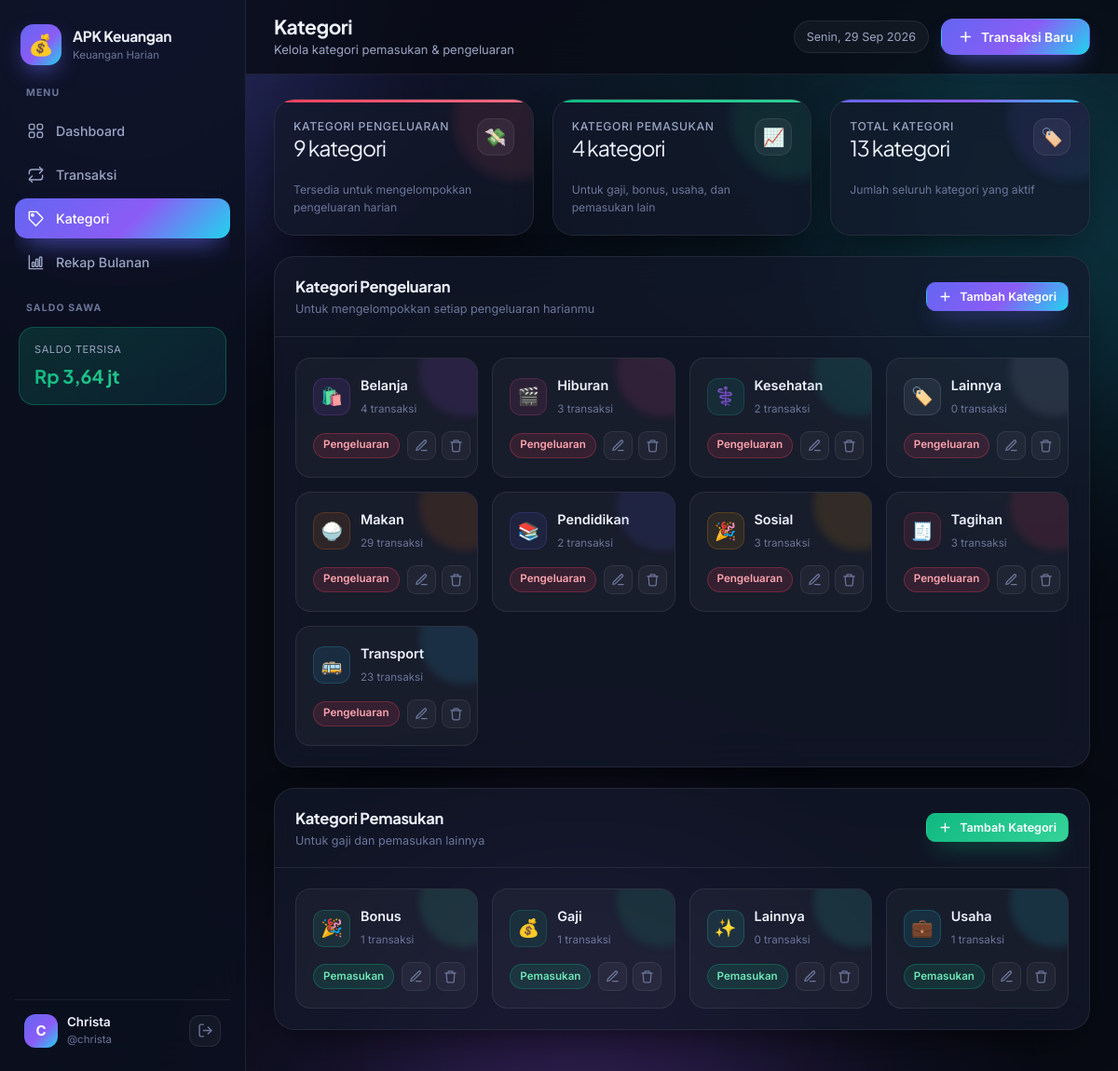
The app's page /index.php?page=kategori (signed in) with its own data.
### tables this page shows
CREATE TABLE `kategori` (
  `id`         INT UNSIGNED NOT NULL AUTO_INCREMENT,
  `user_id`    INT UNSIGNED NOT NULL,
  `nama`       VARCHAR(50)  NOT NULL,
  `ikon`       VARCHAR(20)  NOT NULL DEFAULT '🏷️',
  `warna`      CHAR(7)      NOT NULL DEFAULT '#6366f1',
  `jenis`      ENUM('masuk','keluar') NOT NULL DEFAULT 'keluar',
  `is_active`  TINYINT(1)   NOT NULL DEFAULT 1,
  `created_at` TIMESTAMP    NOT NULL DEFAULT CURRENT_TIMESTAMP,
  PRIMARY KEY (`id`),
  KEY `idx_kategori_user` (`user_id`, `jenis`),
  CONSTRAINT `fk_kategori_user`
    FOREIGN KEY (`user_id`) REFERENCES `users` (`id`)
    ON DELETE CASCADE ON UPDATE CASCADE
);

### includes/functions.php (called while the page is built, shortened)
<?php
function e(?string $teks): string
{
    return htmlspecialchars((string) $teks, ENT_QUOTES, 'UTF-8');
}
function rupiahRingkas($angka): string
{
    $angka = (float) $angka;
    $sign  = $angka < 0 ? '-' : '';
    $abs   = abs($angka);
    if ($abs >= 1_000_000)     return $sign . 'Rp ' . number_format($abs / 1_000_000, 2, ',', '.') . ' jt';
    return $sign . 'Rp ' . number_format($abs, 0, ',', '.');
}
function tanggalIndo(?string $tgl, bool $denganHari = true): string
{
    $ts   = strtotime($tgl);
    $hari = ['', 'Minggu', 'Senin', 'Selasa', 'Rabu', 'Kamis', 'Jumat', 'Sabtu'];
    $bln  = ['', 'Jan', 'Feb', 'Mar', 'Apr', 'Mei', 'Jun', 'Jul', 'Agu', 'Sep', 'Okt', 'Nov', 'Des'];
    $hasil = date('j', $ts) . ' ' . $bln[(int) date('n', $ts)] . ' ' . date('Y', $ts);
    return $denganHari ? $hari[(int) date('w', $ts)] . ', ' . $hasil : $hasil;
}
function baseUrl(string $path = ''): string
{
    $base = rtrim(str_replace('\\', '/', dirname($_SERVER['SCRIPT_NAME'] ?? '/')), '/');
    return $base . '/' . ltrim($path, '/');
}
function get(string $key, $default = null)
{
    return $_GET[$key] ?? $default;
}

### config/config.php (called while the page is built, shortened)
<?php
function db(): PDO
{
    static $pdo = null;
    if ($pdo === null) {
        $dsn = sprintf(
            'mysql:host=%s;port=%s;dbname=%s;charset=%s',
            DB_HOST,
            DB_PORT,
            DB_NAME,
            DB_CHARSET
        );
        try {
            $pdo = new PDO($dsn, DB_USER, DB_PASS, [
                PDO::ATTR_ERRMODE            => PDO::ERRMODE_EXCEPTION,
                PDO::ATTR_DEFAULT_FETCH_MODE => PDO::FETCH_ASSOC,
                PDO::ATTR_EMULATE_PREPARES   => false,
            ]);
        } catch (PDOException $e) {
            error_log('Koneksi database gagal: ' . $e->getMessage());
            http_response_code(500);
            exit(
                APP_DEBUG
                    ? 'Koneksi database gagal: ' . $e->getMessage()
                    : 'Koneksi database gagal. Periksa konfigurasi di config/config.php.'
            );
        }
    }
    return $pdo;
}

### includes/model.php (called while the page is built, shortened)
<?php
require_once __DIR__ . '/auth.php';
function kategoriWithJumlah(?string $jenis = null): array
{
    $sql = 'SELECT k.*, (
                SELECT COUNT(*) FROM transaksi t
                WHERE t.kategori_id = k.id AND t.user_id = k.user_id
            ) AS jml_transaksi
            FROM kategori k
            WHERE k.user_id = ? AND k.is_active = 1';
    $params = [userId()];
    if ($jenis) { $sql .= ' AND k.jenis = ?'; $params[] = $jenis; }
    $sql .= ' ORDER BY k.jenis DESC, k.nama ASC';
    $st = db()->prepare($sql);
    $st->execute($params);
    return $st->fetchAll();
}
function saldoSekarang(): float
{
    $st = db()->prepare(
        "SELECT
            COALESCE(CAST((SELECT nilai FROM pengaturan
                           WHERE user_id = ? AND kunci = 'saldo_awal') AS DECIMAL(15,2)), 0)
          + COALESCE((SELECT SUM(nominal) FROM transaksi
                      WHERE user_id = ? AND jenis = 'masuk'), 0)
          - COALESCE((SELECT SUM(nominal) FROM transaksi
                      WHERE user_id = ? AND jenis = 'keluar'), 0)"
    );
    $st->execute([userId(), userId(), userId()]);
    return (float) $st->fetchColumn();
}

### includes/auth.php (called while the page is built, shortened)
<?php
require_once __DIR__ . '/../config/config.php';
require_once __DIR__ . '/functions.php';
function currentUser(): ?array
{
    return $_SESSION['user'] ?? null;
}
function userId(): ?int
{
    return $_SESSION['user']['id'] ?? null;
}

### pages/kategori.php (the view, shortened to what this page needs)
<?php
$keluar = kategoriWithJumlah('keluar');
$masuk  = kategoriWithJumlah('masuk');
$jmlKeluar = count($keluar);
$jmlMasuk  = count($masuk);
require __DIR__ . '/../includes/header.php';
?>
<section class="grid g-3 fade-up">
  <div class="stat st-red">
    <div class="stat-top">
      <div>
        <div class="stat-label">Kategori Pengeluaran</div>
        <div class="stat-val sm"><?= e($jmlKeluar) ?> kategori</div>
      </div>
      <div class="stat-ico">💸</div>
    </div>
    <div class="stat-foot">Tersedia untuk mengelompokkan pengeluaran harian</div>
  </div>
  <div class="stat st-green">
    <div class="stat-top">
      <div>
        <div class="stat-label">Kategori Pemasukan</div>
        <div class="stat-val sm"><?= e($jmlMasuk) ?> kategori</div>
      </div>
      <div class="stat-ico">📈</div>
    </div>
    <div class="stat-foot">Untuk gaji, bonus, usaha, dan pemasukan lain</div>
  </div>
  <div class="stat st-blue">
    <div class="stat-top">
      <div>
        <div class="stat-label">Total Kategori</div>
        <div class="stat-val sm"><?= e($jmlKeluar + $jmlMasuk) ?> kategori</div>
      </div>
      <div class="stat-ico">🏷️</div>
    </div>
    <div class="stat-foot">Jumlah seluruh kategori yang aktif</div>
  </div>
</section>
<?php
function renderKategori(array $list, string $jenis): void
{
    echo '<div class="kat-grid">';
    foreach ($list as $k) {
        $w = $k['warna'];
        $icon = htmlspecialchars($k['ikon'], ENT_QUOTES, 'UTF-8');
        $nama = htmlspecialchars($k['nama'], ENT_QUOTES, 'UTF-8');
        $obj  = htmlspecialchars(json_encode($k, JSON_UNESCAPED_UNICODE), ENT_QUOTES, 'UTF-8');
        echo '<div class="kat-card" data-kat-row data-obj=\'' . $obj . '\''
           . ' style="--c:' . htmlspecialchars($w, ENT_QUOTES, 'UTF-8')
           . ';--c-line:' . $w . '33;--c-bg:' . $w . '1a">'
           . '<div class="kat-top">'
           .   '<div class="cat-ico">' . $icon . '</div>'
           .   '<div><h4 class="cat-nm">' . $nama . '</h4>'
           .   '<small>' . (int) $k['jml_transaksi'] . ' transaksi</small></div>'
           . '</div>'
           . '<div class="kat-foot">'
           .   '<span class="badge ' . ($jenis === 'masuk' ? 'badge-in' : 'badge-out') . '">'
           .     ($jenis === 'masuk' ? 'Pemasukan' : 'Pengeluaran') . '</span>'
           .   '<div class="row-acts">'
           .     '<button class="act e" data-kat="' . (int) $k['id'] . '" data-kat-act="edit" title="Edit">'
           .       '<svg viewBox="0 0 24 24" fill="none" stroke="currentColor" stroke-width="2" stroke-linecap="round" stroke-linejoin="round">'
           .       '<path d="M12 20h9"/><path d="M16.5 3.5a2.1 2.1 0 013 3L7 19l-4 1 1-4z"/></svg></button>'
           .     '<button class="act d" data-kat="' . (int) $k['id'] . '" data-kat-act="hapus" title="Hapus">'
           .       '<svg viewBox="0 0 24 24" fill="none" stroke="currentColor" stroke-width="2" stroke-linecap="round" stroke-linejoin="round">'
           .       '<path d="M3 6h18"/><path d="M8 6V4a1 1 0 011-1h6a1 1 0 011 1v2"/>'
           .       '<path d="M19 6l-1 14a2 2 0 01-2 2H8a2 2 0 01-2-2L5 6"/></svg></button>'
           .   '</div>'
           . '</div></div>';
    }
    echo '</div>';
}
?>
<section class="card fade-up d1">
  <div class="card-head">
    <div>
      <h2>Kategori Pengeluaran</h2>
      <p>Untuk mengelompokkan setiap pengeluaran harianmu</p>
    </div>
    <button class="btn btn-primary btn-sm" data-new-kategori>
      <svg viewBox="0 0 24 24" fill="none" stroke="currentColor" stroke-width="2.2" stroke-linecap="round">
        <path d="M12 5v14M5 12h14"/>
      </svg>
      Tambah Kategori
    </button>
  </div>
  <div class="card-body">
    <?php renderKategori($keluar, 'keluar'); ?>
  </div>
</section>
<section class="card fade-up d2">
  <div class="card-head">
    <div>
      <h2>Kategori Pemasukan</h2>
      <p>Untuk gaji dan pemasukan lainnya</p>
    </div>
    <button class="btn btn-success btn-sm" data-new-kategori>
      <svg viewBox="0 0 24 24" fill="none" stroke="currentColor" stroke-width="2.2" stroke-linecap="round">
        <path d="M12 5v14M5 12h14"/>
      </svg>
      Tambah Kategori
    </button>
  </div>
  <div class="card-body">
    <?php renderKategori($masuk, 'masuk'); ?>
  </div>
</section>
<?php require __DIR__ . '/../includes/footer.php'; ?>

### index.php (shortened to what this page needs)
<?php
require_once __DIR__ . '/includes/auth.php';
require_once __DIR__ . '/includes/model.php';
$page     = (string) get('page', 'dashboard');
switch ($page) {
    case 'kategori':
        $judul    = 'Kategori';
        $subjudul = 'Kelola kategori pemasukan & pengeluaran';
        require __DIR__ . '/pages/kategori.php';
        break;
}

### includes/header.php (shortened to what this page needs)
<?php
require_once __DIR__ . '/model.php';
$user = currentUser();
$menu = [
    ['page' => 'dashboard',  'icon' => 'grid',     'label' => 'Dashboard'],
    ['page' => 'transaksi',  'icon' => 'repeat',   'label' => 'Transaksi'],
    ['page' => 'kategori',   'icon' => 'tag',      'label' => 'Kategori'],
    ['page' => 'rekap',      'icon' => 'chart',    'label' => 'Rekap Bulanan'],
];
?><!DOCTYPE html>
<html lang="id">
<head>
<link rel="stylesheet" href="<?= e(baseUrl('assets/css/style.css')) ?>">
</head>
<body data-page="<?= e($page ?? '') ?>">
<div class="aurora" aria-hidden="true">
  <span class="blob b1"></span><span class="blob b2"></span><span class="blob b3"></span>
</div>
<div class="shell">
  <aside class="sidebar" id="sidebar">
    <div class="brand">
      <div class="brand-logo">💰</div>
      <div class="brand-text">
        <strong><?= e(APP_NAME) ?></strong>
        <small>Keuangan Harian</small>
      </div>
    </div>
    <nav class="nav">
      <p class="nav-label">MENU</p>
      <?php foreach ($menu as $m): ?>
        <a href="<?= e(baseUrl('index.php?page=' . $m['page'])) ?>"
           class="nav-item <?= ($page ?? '') === $m['page'] ? 'active' : '' ?>">
          <svg viewBox="0 0 24 24" fill="none" stroke="currentColor" stroke-width="1.8"
               stroke-linecap="round" stroke-linejoin="round">
            <?php if ($m['icon'] === 'grid'): ?>
              <rect x="3" y="3" width="7" height="7" rx="2"/><rect x="14" y="3" width="7" height="7" rx="2"/>
              <rect x="3" y="14" width="7" height="7" rx="2"/><rect x="14" y="14" width="7" height="7" rx="2"/>
            <?php elseif ($m['icon'] === 'repeat'): ?>
              <path d="M17 2l4 4-4 4"/><path d="M3 11V9a4 4 0 014-4h14"/>
              <path d="M7 22l-4-4 4-4"/><path d="M21 13v2a4 4 0 01-4 4H3"/>
            <?php elseif ($m['icon'] === 'tag'): ?>
              <path d="M20.6 13.4L12 22l-9-9V3h10l7.6 7.6a2 2 0 010 2.8z"/><circle cx="7.5" cy="7.5" r="1.5"/>
            <?php else: ?>
              <path d="M3 3v18h18"/><rect x="7" y="12" width="3" height="6" rx="1"/>
              <rect x="12" y="8" width="3" height="10" rx="1"/><rect x="17" y="5" width="3" height="13" rx="1"/>
            <?php endif; ?>
          </svg>
          <span><?= e($m['label']) ?></span>
        </a>
      <?php endforeach; ?>
      <p class="nav-label">SALDO SAWA</p>
      <div class="side-balance">
        <small>Saldo Tersisa</small>
        <strong id="sideSaldo"><?= e(rupiahRingkas(saldoSekarang())) ?></strong>
      </div>
    </nav>
    <div class="side-foot">
      <div class="side-user">
        <div class="avatar"><?= e(mb_strtoupper(mb_substr($user['nama'], 0, 1))) ?></div>
        <div>
          <strong><?= e($user['nama']) ?></strong>
          <small>@<?= e($user['username']) ?></small>
        </div>
      </div>
      <a class="side-logout" href="<?= e(baseUrl('logout.php')) ?>" title="Keluar">
        <svg viewBox="0 0 24 24" fill="none" stroke="currentColor" stroke-width="2"
             stroke-linecap="round" stroke-linejoin="round">
          <path d="M9 21H5a2 2 0 01-2-2V5a2 2 0 012-2h4"/><path d="M16 17l5-5-5-5"/><path d="M21 12H9"/>
        </svg>
      </a>
    </div>
  </aside>
  <main class="main">
    <header class="topbar">
      <div class="page-head">
        <h1><?= e($judul ?? 'Dashboard') ?></h1>
        <?php if (!empty($subjudul)): ?><p><?= e($subjudul) ?></p><?php endif; ?>
      </div>
      <div class="topbar-right">
        <div class="today" id="jamHidup"><?= e(tanggalIndo(date('Y-m-d'))) ?></div>
        <button class="btn btn-primary" data-modal="modalTransaksi">
          <svg viewBox="0 0 24 24" fill="none" stroke="currentColor" stroke-width="2.2" stroke-linecap="round">
            <path d="M12 5v14M5 12h14"/>
          </svg>
          <span>Transaksi Baru</span>
        </button>
      </div>
    </header>
    <div class="content">

### includes/footer.php (shortened to what this page needs)
    </div>
  </main>
</div>
</body>
</html>

### records on screen
kategori: ikon "🛍️", nama "Belanja", jml_transaksi "4", shows "Pengeluaran"
kategori: ikon "🎬", nama "Hiburan", jml_transaksi "3", shows "Pengeluaran"
kategori: ikon "⚕️", nama "Kesehatan", jml_transaksi "2", shows "Pengeluaran"
kategori: ikon "🏷️", nama "Lainnya", jml_transaksi "0", shows "Pengeluaran"
kategori: ikon "🍚", nama "Makan", jml_transaksi "29", shows "Pengeluaran"
kategori: ikon "📚", nama "Pendidikan", jml_transaksi "2", shows "Pengeluaran"
kategori: ikon "🎉", nama "Sosial", jml_transaksi "3", shows "Pengeluaran"
kategori: ikon "🧾", nama "Tagihan", jml_transaksi "3", shows "Pengeluaran"
kategori: ikon "🚌", nama "Transport", jml_transaksi "23", shows "Pengeluaran"
kategori: ikon "🎉", nama "Bonus", jml_transaksi "1", shows "Pemasukan"
kategori: ikon "💰", nama "Gaji", jml_transaksi "1", shows "Pemasukan"
kategori: ikon "✨", nama "Lainnya", jml_transaksi "0", shows "Pemasukan"
kategori: ikon "💼", nama "Usaha", jml_transaksi "1", shows "Pemasukan"

### other values on screen
APP_NAME "APK Keuangan"
$m['label'] "Dashboard"
$m['label'] "Transaksi"
$m['label'] "Kategori"
$m['label'] "Rekap Bulanan"
rupiahRingkas(saldoSekarang()) "Rp 3,64 jt"
mb_strtoupper(mb_substr($user['nama'], 0, 1)) "C"
$user['nama'] "Christa"
$user['username'] "christa"
$judul "Kategori"
$subjudul "Kelola kategori pemasukan & pengeluaran"
$jmlKeluar "9"
$jmlMasuk "4"
$jmlKeluar + $jmlMasuk "13"
